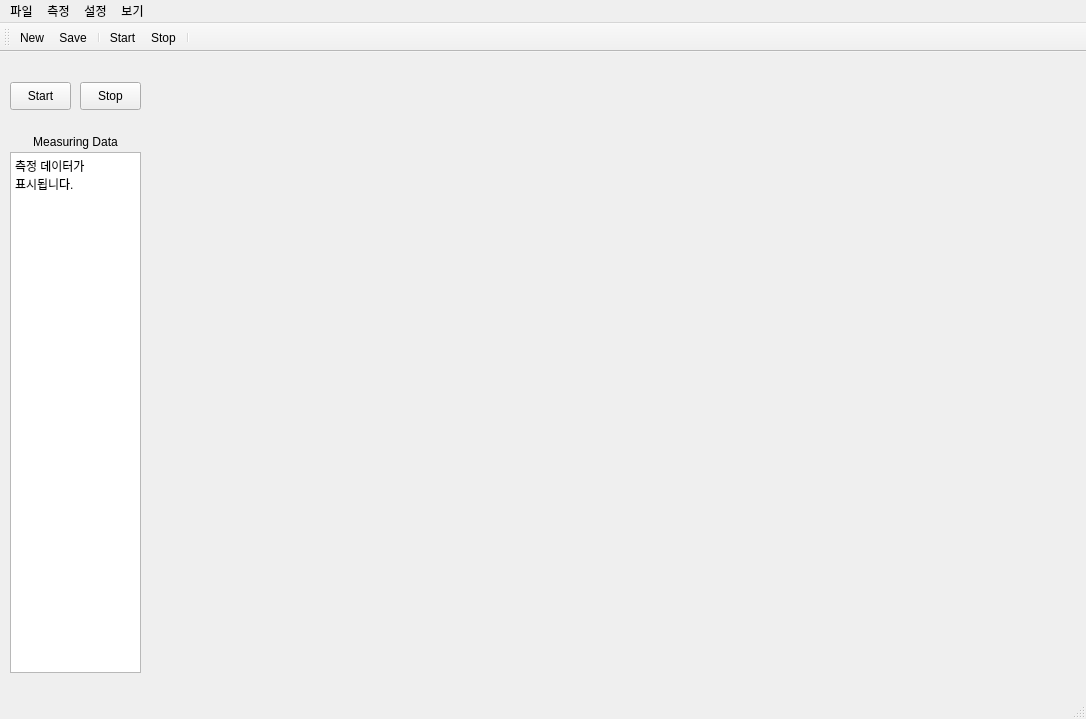
<?xml version="1.0" encoding="UTF-8"?>
<ui version="4.0">
 <class>MainWindow</class>
 <widget class="QMainWindow" name="MainWindow">
  <property name="windowModality">
   <enum>Qt::NonModal</enum>
  </property>
  <property name="geometry">
   <rect>
    <x>0</x>
    <y>0</y>
    <width>1086</width>
    <height>719</height>
   </rect>
  </property>
  <property name="windowTitle">
   <string>Gas Analizer</string>
  </property>
  <property name="windowIcon">
   <iconset>
    <normaloff>icons/5980347_analysis_bar_chart_data_graph_icon.png</normaloff>icons/5980347_analysis_bar_chart_data_graph_icon.png</iconset>
  </property>
  <widget class="QWidget" name="centralwidget">
   <widget class="QPlainTextEdit" name="plainTextEdit">
    <property name="geometry">
     <rect>
      <x>10</x>
      <y>100</y>
      <width>131</width>
      <height>521</height>
     </rect>
    </property>
    <property name="sizeAdjustPolicy">
     <enum>QAbstractScrollArea::AdjustToContents</enum>
    </property>
    <property name="readOnly">
     <bool>true</bool>
    </property>
    <property name="plainText">
     <string>측정 데이터가 표시됩니다.</string>
    </property>
    <property name="overwriteMode">
     <bool>true</bool>
    </property>
    <property name="maximumBlockCount">
     <number>0</number>
    </property>
   </widget>
   <widget class="QPushButton" name="btn_measure">
    <property name="geometry">
     <rect>
      <x>10</x>
      <y>30</y>
      <width>61</width>
      <height>28</height>
     </rect>
    </property>
    <property name="text">
     <string>Start</string>
    </property>
   </widget>
   <widget class="QPushButton" name="btn_stop">
    <property name="geometry">
     <rect>
      <x>80</x>
      <y>30</y>
      <width>61</width>
      <height>28</height>
     </rect>
    </property>
    <property name="text">
     <string>Stop</string>
    </property>
   </widget>
   <widget class="QLabel" name="label">
    <property name="geometry">
     <rect>
      <x>10</x>
      <y>80</y>
      <width>131</width>
      <height>20</height>
     </rect>
    </property>
    <property name="text">
     <string>Measuring Data</string>
    </property>
    <property name="alignment">
     <set>Qt::AlignCenter</set>
    </property>
   </widget>
   <widget class="QWidget" name="widget" native="true">
    <property name="geometry">
     <rect>
      <x>170</x>
      <y>30</y>
      <width>891</width>
      <height>591</height>
     </rect>
    </property>
    <property name="maximumSize">
     <size>
      <width>891</width>
      <height>591</height>
     </size>
    </property>
    <property name="mouseTracking">
     <bool>true</bool>
    </property>
    <property name="autoFillBackground">
     <bool>true</bool>
    </property>
   </widget>
  </widget>
  <widget class="QMenuBar" name="menubar">
   <property name="geometry">
    <rect>
     <x>0</x>
     <y>0</y>
     <width>1086</width>
     <height>26</height>
    </rect>
   </property>
   <widget class="QMenu" name="menu_file">
    <property name="title">
     <string>파일</string>
    </property>
    <widget class="QMenu" name="menuSaveAS">
     <property name="title">
      <string>SaveAS</string>
     </property>
     <addaction name="actionSave_SQL"/>
     <addaction name="actionSave_Excel"/>
    </widget>
    <addaction name="actionNew"/>
    <addaction name="actionOpen"/>
    <addaction name="actionSave"/>
    <addaction name="actionClose"/>
    <addaction name="menuSaveAS"/>
   </widget>
   <widget class="QMenu" name="menu_measure">
    <property name="autoFillBackground">
     <bool>true</bool>
    </property>
    <property name="title">
     <string>측정</string>
    </property>
    <addaction name="actionMeasureStart"/>
    <addaction name="actionPause"/>
    <addaction name="actionRestart"/>
    <addaction name="actionMeasureStop"/>
    <addaction name="separator"/>
   </widget>
   <widget class="QMenu" name="menu_setting">
    <property name="title">
     <string>설정</string>
    </property>
    <addaction name="actionCOM_Setting"/>
    <addaction name="actionEnvironment"/>
   </widget>
   <widget class="QMenu" name="menu_view">
    <property name="title">
     <string>보기</string>
    </property>
    <addaction name="actionWindow"/>
    <addaction name="actionCascade"/>
    <addaction name="actionZoom_In_Out"/>
    <addaction name="actionWindow_Arrange"/>
    <addaction name="actionMax"/>
   </widget>
   <addaction name="menu_file"/>
   <addaction name="menu_measure"/>
   <addaction name="menu_setting"/>
   <addaction name="menu_view"/>
  </widget>
  <widget class="QStatusBar" name="statusbar"/>
  <widget class="QToolBar" name="toolBar">
   <property name="acceptDrops">
    <bool>false</bool>
   </property>
   <property name="windowTitle">
    <string>toolBar</string>
   </property>
   <attribute name="toolBarArea">
    <enum>TopToolBarArea</enum>
   </attribute>
   <attribute name="toolBarBreak">
    <bool>false</bool>
   </attribute>
   <addaction name="actionNew"/>
   <addaction name="actionSave"/>
   <addaction name="separator"/>
   <addaction name="actionMeasureStart"/>
   <addaction name="actionMeasureStop"/>
   <addaction name="separator"/>
  </widget>
  <action name="actionEnvironment">
   <property name="text">
    <string>Environment</string>
   </property>
  </action>
  <action name="actionWindow">
   <property name="text">
    <string>New Window</string>
   </property>
  </action>
  <action name="actionCascade">
   <property name="text">
    <string>Close</string>
   </property>
  </action>
  <action name="actionZoom_In_Out">
   <property name="text">
    <string>Zoom In / Out</string>
   </property>
  </action>
  <action name="actionWindow_Arrange">
   <property name="text">
    <string>Window Arrange</string>
   </property>
  </action>
  <action name="actionNew">
   <property name="icon">
    <iconset>
     <normaloff>icons/1493292_new_document_page_sheet_icon.png</normaloff>icons/1493292_new_document_page_sheet_icon.png</iconset>
   </property>
   <property name="text">
    <string>New</string>
   </property>
  </action>
  <action name="actionSave">
   <property name="icon">
    <iconset>
     <normaloff>icons/285657_floppy_guardar_save_icon.png</normaloff>icons/285657_floppy_guardar_save_icon.png</iconset>
   </property>
   <property name="text">
    <string>Save</string>
   </property>
  </action>
  <action name="actionOpen">
   <property name="text">
    <string>Open</string>
   </property>
  </action>
  <action name="actionClose">
   <property name="text">
    <string>Close</string>
   </property>
  </action>
  <action name="actionMeasureStart">
   <property name="checkable">
    <bool>true</bool>
   </property>
   <property name="checked">
    <bool>false</bool>
   </property>
   <property name="enabled">
    <bool>true</bool>
   </property>
   <property name="icon">
    <iconset>
     <normaloff>icons/22930_play_player_right_start_icon.png</normaloff>icons/22930_play_player_right_start_icon.png</iconset>
   </property>
   <property name="text">
    <string>Start</string>
   </property>
   <property name="shortcut">
    <string>Ctrl+S</string>
   </property>
   <property name="shortcutContext">
    <enum>Qt::WidgetShortcut</enum>
   </property>
   <property name="menuRole">
    <enum>QAction::ApplicationSpecificRole</enum>
   </property>
  </action>
  <action name="actionMeasureStop">
   <property name="checkable">
    <bool>false</bool>
   </property>
   <property name="icon">
    <iconset>
     <normaloff>icons/22947_red_stop_icon.png</normaloff>icons/22947_red_stop_icon.png</iconset>
   </property>
   <property name="text">
    <string>Stop</string>
   </property>
  </action>
  <action name="actionPause">
   <property name="text">
    <string>Pause</string>
   </property>
  </action>
  <action name="actionRestart">
   <property name="text">
    <string>Restart</string>
   </property>
  </action>
  <action name="actionMax">
   <property name="text">
    <string>Max</string>
   </property>
  </action>
  <action name="actionCOM_Setting">
   <property name="checkable">
    <bool>true</bool>
   </property>
   <property name="checked">
    <bool>false</bool>
   </property>
   <property name="text">
    <string>COM Setting</string>
   </property>
  </action>
  <action name="actionSave_SQL">
   <property name="text">
    <string>Save_SQL</string>
   </property>
  </action>
  <action name="actionSave_Excel">
   <property name="text">
    <string>Save_Excel</string>
   </property>
  </action>
 </widget>
 <tabstops>
  <tabstop>btn_measure</tabstop>
  <tabstop>btn_stop</tabstop>
  <tabstop>plainTextEdit</tabstop>
 </tabstops>
 <resources/>
 <connections>
  <connection>
   <sender>actionMeasureStart</sender>
   <signal>triggered()</signal>
   <receiver>btn_measure</receiver>
   <slot>click()</slot>
   <hints>
    <hint type="sourcelabel">
     <x>-1</x>
     <y>-1</y>
    </hint>
    <hint type="destinationlabel">
     <x>70</x>
     <y>117</y>
    </hint>
   </hints>
  </connection>
  <connection>
   <sender>actionMeasureStop</sender>
   <signal>triggered()</signal>
   <receiver>btn_stop</receiver>
   <slot>click()</slot>
   <hints>
    <hint type="sourcelabel">
     <x>-1</x>
     <y>-1</y>
    </hint>
    <hint type="destinationlabel">
     <x>140</x>
     <y>117</y>
    </hint>
   </hints>
  </connection>
 </connections>
</ui>
